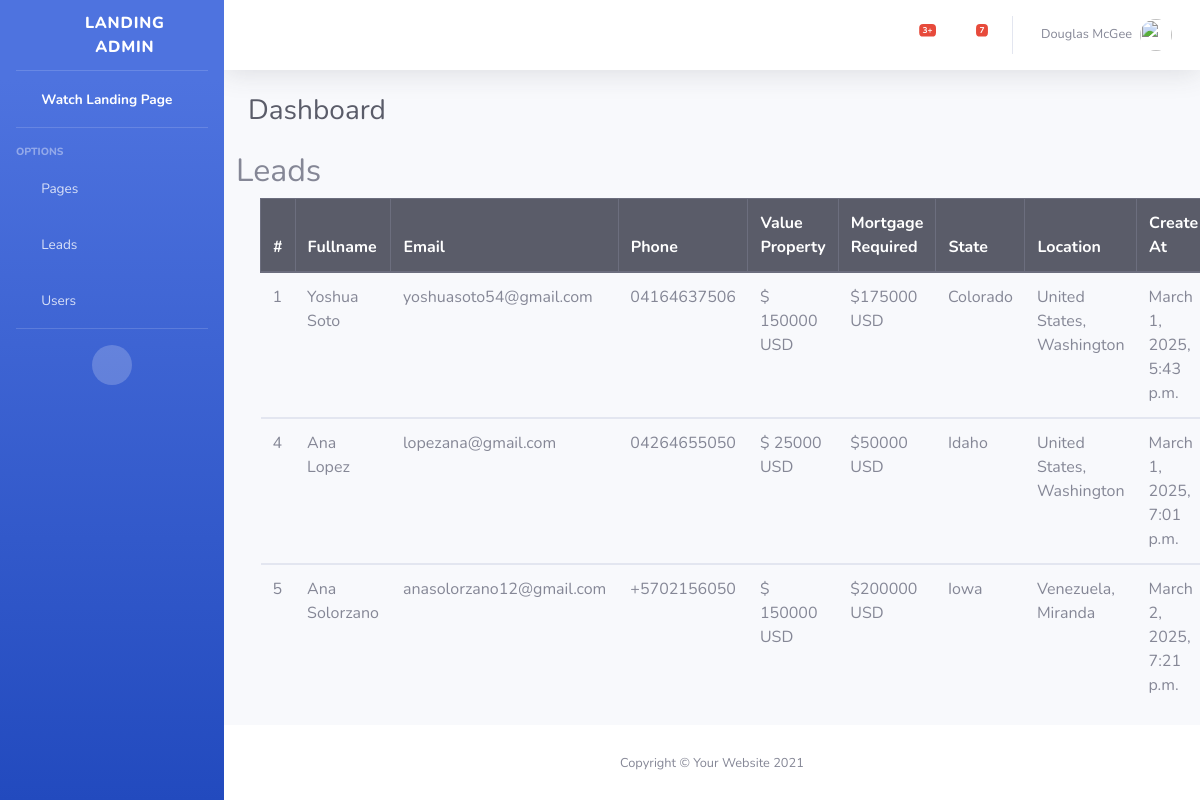
Screenshot of /dashboard/leads/ (signed in) with the database file from the repository.
### admin_dashboard/models.py (models this page shows, shortened)
class Lead(models.Model):
    fullname = models.CharField(max_length=100)
    email = models.EmailField(max_length=100)
    phone = models.CharField(max_length=100)
    value_property = models.CharField(max_length=100)
    mortgage = models.CharField(max_length=100)
    state = models.CharField(max_length=100)
    location = models.CharField(max_length=100, default=get_location)
    created_at = models.DateTimeField(default=timezone.now)

### admin_dashboard/views.py (the view)
# urls.py: path('leads/', views.leads, name='leads'),
@login_required
def leads(request):
    leads = Lead.objects.all()
    return render(request, 'leads.html', { 'leads': leads })

### admin_dashboard/templates/leads.html (shortened to what this page needs)
{% extends 'base.html' %}
{% block content%}
<div class="row">
    <h2>Leads</h2>
    <div class="container-fluid">
        <table class="table">
            <thead class="thead-dark table-bordered">
              <tr>
                <th scope="col">#</th>
                <th scope="col">Fullname</th>
                <th scope="col">Email</th>
                <th scope="col">Phone</th>
                <th scope="col">Value Property</th>
                <th scope="col">Mortgage Required</th>
                <th scope="col">State</th>
                <th scope="col">Location</th>
                <th scope="col">Create At</th>
              </tr>
            </thead>
                {% for lead in leads %}
                <tbody>
                    <tr>
                        <td>{{  lead.id }}</td>
                        <td>{{ lead.fullname }}</td>
                        <td>{{ lead.email }}</td>
                        <td>{{ lead.phone }}</td>
                        <td>$ {{ lead.value_property }} USD</td>
                        <td>${{ lead.mortgage }} USD</td>
                        <td>{{ lead.state }}</td>
                        <td>{{ lead.location }}</td>
                        <td>{{ lead.created_at }}</td>
                    </tr>
                </tbody>
                {% endfor %}
        </table>
    </div>
</div>
{% endblock %}

### admin_dashboard/templates/base.html (shortened to what this page needs)
{% load static %}
<!DOCTYPE html>
<html lang="en">
<head>
    <link href="{% static 'vendor/fontawesome-free/css/all.min.css' %}" rel="stylesheet" type="text/css">
    <link href="{% static 'css/sb-admin-2.min.css' %}" rel="stylesheet">
</head>
<body id="page-top">
    <div id="wrapper">
        <ul class="navbar-nav bg-gradient-primary sidebar sidebar-dark accordion" id="accordionSidebar">
            <a class="sidebar-brand d-flex align-items-center justify-content-center" href="index.html">
                <div class="sidebar-brand-icon rotate-n-15">
                    <i class="fas fa-laugh-wink"></i>
                </div>
                <div class="sidebar-brand-text mx-3">Landing Admin</div>
            </a>
            <hr class="sidebar-divider my-0">
            <li class="nav-item active">
                <a class="nav-link" href="{% url 'web_landing:index' %}">
                    <i class="fas fa-fw fa-tachometer-alt"></i>
                    <span>Watch Landing Page</span></a>
            </li>
            <hr class="sidebar-divider">
            <div class="sidebar-heading">
                Options
            </div>
            <li class="nav-item">
                <a class="nav-link collapsed" href="#" data-toggle="collapse" data-target="#collapsePages"
                    aria-expanded="true" aria-controls="collapsePages">
                    <i class="fas fa-fw fa-folder"></i>
                    <span>Pages</span>
                </a>
            </li>
            <li class="nav-item">
                <a class="nav-link" href="{% url 'admin_dashboard:leads' %}">
                    <i class="fas fa-fw fa-table"></i>
                    <span>Leads</span></a>
            </li>
            <li class="nav-item">
                <a class="nav-link" href="{% url 'admin_dashboard:users' %}">
                    <i class="fas fa-fw fa-table"></i>
                    <span>Users</span></a>
            </li>
            <hr class="sidebar-divider d-none d-md-block">
            <div class="text-center d-none d-md-inline">
                <button class="rounded-circle border-0" id="sidebarToggle"></button>
            </div>
        </ul>
        <div id="content-wrapper" class="d-flex flex-column">
            <div id="content">
                <nav class="navbar navbar-expand navbar-light bg-white topbar mb-4 static-top shadow">
                    <ul class="navbar-nav ml-auto">
                        <li class="nav-item dropdown no-arrow mx-1">
                            <a class="nav-link dropdown-toggle" href="#" id="alertsDropdown" role="button"
                                data-toggle="dropdown" aria-haspopup="true" aria-expanded="false">
                                <i class="fas fa-bell fa-fw"></i>
                                <span class="badge badge-danger badge-counter">3+</span>
                            </a>
                        </li>
                        <li class="nav-item dropdown no-arrow mx-1">
                            <a class="nav-link dropdown-toggle" href="#" id="messagesDropdown" role="button"
                                data-toggle="dropdown" aria-haspopup="true" aria-expanded="false">
                                <i class="fas fa-envelope fa-fw"></i>
                                <span class="badge badge-danger badge-counter">7</span>
                            </a>
                        </li>
                        <li class="nav-item dropdown no-arrow">
                            <a class="nav-link dropdown-toggle" href="#" id="userDropdown" role="button"
                                data-toggle="dropdown" aria-haspopup="true" aria-expanded="false">
                                <span class="mr-2 d-none d-lg-inline text-gray-600 small">Douglas McGee</span>
                                <img class="img-profile rounded-circle"
                                    src="{% static 'img/undraw_profile.svg' %}">
                            </a>
                        </li>
                    </ul>
                </nav>
                <div class="container-fluid">
                    <div class="d-sm-flex align-items-center justify-content-between mb-4">
                        <h1 class="h3 mb-0 text-gray-800">Dashboard</h1>
                    </div>
                    {% block content %}
                    {% endblock %}
                </div>
            </div>
            <footer class="sticky-footer bg-white">
                <div class="container my-auto">
                    <div class="copyright text-center my-auto">
                        <span>Copyright &copy; Your Website 2021</span>
                    </div>
                </div>
            </footer>
        </div>
    </div>
</body>
</html>

### rows the page displays
Lead: id "1", fullname "Yoshua Soto", email "yoshuasoto54@gmail.com", phone "04164637506", value_property "150000", mortgage "175000", state "Colorado", location "United States, Washington", created_at "March 1, 2025, 5:43 p.m."
Lead: id "4", fullname "Ana Lopez", email "lopezana@gmail.com", phone "04264655050", value_property "25000", mortgage "50000", state "Idaho", location "United States, Washington", created_at "March 1, 2025, 7:01 p.m."
Lead: id "5", fullname "Ana Solorzano", email "anasolorzano12@gmail.com", phone "+5702156050", value_property "150000", mortgage "200000", state "Iowa", location "Venezuela, Miranda", created_at "March 2, 2025, 7:21 p.m."
